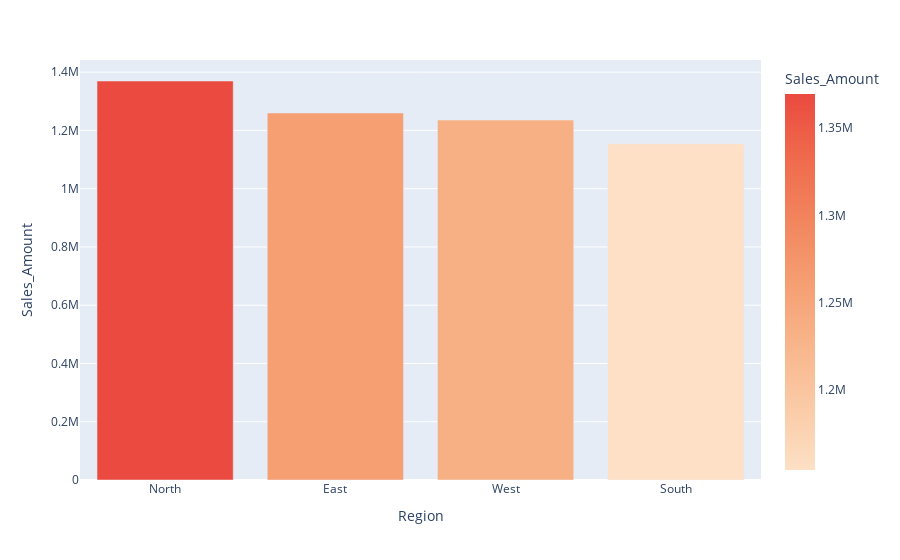

Write notebook code for a chart like this one.
### Markdown cell above
Visualização

### Code cell
px.bar(amount_per_region, x='Region', y='Sales_Amount', color='Sales_Amount', color_continuous_scale='peach')

### Figure 1 — Plotly figure (JSON) as saved in the notebook; plotly's stock layout.template omitted (floating-point values rounded to 4 significant figures)
{"data": [{"hovertemplate": "Region=%{x}<br>Sales_Amount=%{marker.color}<extra></extra>", "legendgroup": "", "marker": {"color": [1370000.0, 1260000.0, 1236000.0, 1154000.0], "coloraxis": "coloraxis", "pattern": {"shape": ""}}, "name": "", "orientation": "v", "showlegend": false, "textposition": "auto", "type": "bar", "x": ["North", "East", "West", "South"], "xaxis": "x", "y": [1370000.0, 1260000.0, 1236000.0, 1154000.0], "yaxis": "y"}], "layout": {"barmode": "relative", "coloraxis": {"colorbar": {"title": {"text": "Sales_Amount"}}, "colorscale": [[0, "rgb(253, 224, 197)"], [0.1667, "rgb(250, 203, 166)"], [0.3333, "rgb(248, 181, 139)"], [0.5, "rgb(245, 158, 114)"], [0.6667, "rgb(242, 133, 93)"], [0.8333, "rgb(239, 106, 76)"], [1, "rgb(235, 74, 64)"]]}, "legend": {"tracegroupgap": 0}, "margin": {"t": 60}, "xaxis": {"anchor": "y", "domain": [0, 1], "title": {"text": "Region"}}, "yaxis": {"anchor": "x", "domain": [0, 1], "title": {"text": "Sales_Amount"}}}}
